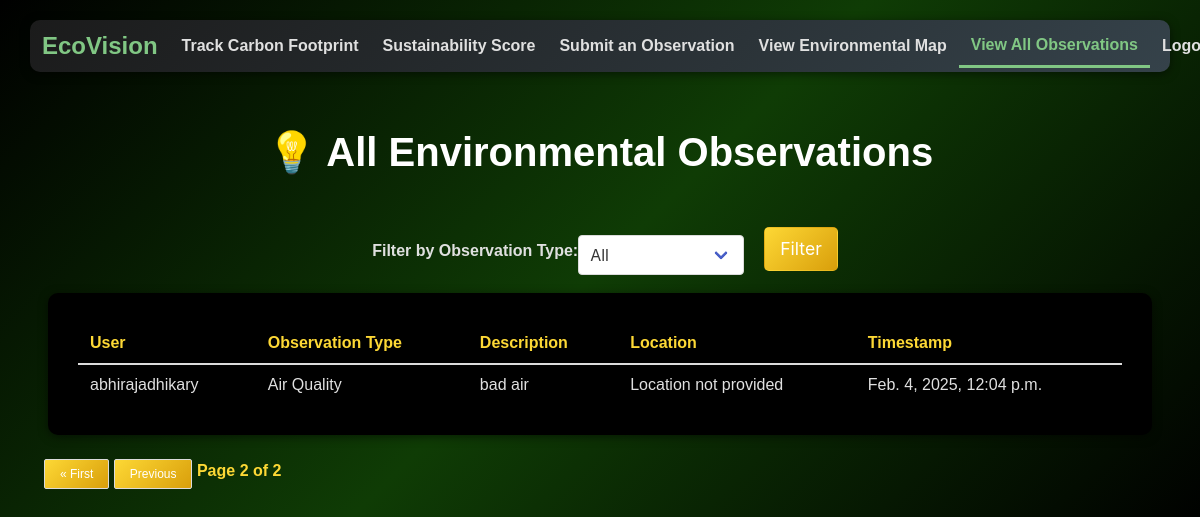
Page /all-observations/?page=2 (signed in) on the committed database.
### climate_tracker/models.py (models this page shows, shortened)
class EnvironmentalObservation(models.Model):
    OBSERVATION_TYPES = [
        ('air_quality', 'Air Quality'),
        ('water_quality', 'Water Quality'),
        ('noise_pollution', 'Noise Pollution'),
        ('other', 'Other'),
    ]
    user = models.ForeignKey(User, on_delete=models.CASCADE)
    observation_type = models.CharField(max_length=50, choices=OBSERVATION_TYPES)
    description = models.TextField(blank=True, null=True)
    location = models.CharField(max_length=255, blank=True, null=True)  # User-provided location
    latitude = models.FloatField(null=True, blank=True)  # Automatically generated
    longitude = models.FloatField(null=True, blank=True)  # Automatically generated
    timestamp = models.DateTimeField(auto_now_add=True)
    photo = models.ImageField(upload_to='observations/', blank=True, null=True)

### climate_tracker/views.py (the view)
# urls.py: path('all-observations/', views.all_observations, name='all_observations'),
@login_required
def all_observations(request):
    observations = EnvironmentalObservation.objects.all().order_by('-timestamp')
    observation_type = request.GET.get('type', None)
    if observation_type:
        observations = observations.filter(observation_type=observation_type)
    paginator = Paginator(observations, 10)
    page_number = request.GET.get('page')
    page_obj = paginator.get_page(page_number)
    return render(request, 'all_observations.html', {'page_obj': page_obj})

### climate_tracker/templates/all_observations.html (shortened to what this page needs)
{% extends "base.html" %}
{% block content %}
<h1 class="title">💡 All Environmental Observations</h1>
<div class="field">
    <label class="label">Filter by Observation Type:</label>
    <div class="control">
        <form method="get">
            <div class="select">
                <select name="type">
                    <option value="">All</option>
                </select>
            </div>
            <button class="button is-primary mt-2" type="submit">Filter</button>
        </form>
    </div>
</div>
<div class="box">
    {% if page_obj %}
        <table class="table is-fullwidth">
            <thead>
                <tr>
                    <th style="color: #fdd835;">User</th>
                    <th style="color: #fdd835;">Observation Type</th>
                    <th style="color: #fdd835;">Description</th>
                    <th style="color: #fdd835;">Location</th>
                    <th style="color: #fdd835;">Timestamp</th>
                </tr>
            </thead>
            <tbody>
                {% for obs in page_obj %}
                    <tr>
                        <td>{{ obs.user.username }}</td>
                        <td>{{ obs.get_observation_type_display }}</td>
                        <td>{{ obs.description|default:"No description provided" }}</td>
                        <td>{{ obs.location|default:"Location not provided" }}</td>
                        <td>{{ obs.timestamp }}</td>
                    </tr>
                {% endfor %}
            </tbody>
        </table>
    {% else %}
        <p>No observations found.</p>
    {% endif %}
</div>
<div class="pagination">
    <span class="step-links">
        {% if page_obj.has_previous %}
            <a href="?page=1{% if request.GET.type %}&type={{ request.GET.type }}{% endif %}" class="button is-small">&laquo; First</a>
            <a href="?page={{ page_obj.previous_page_number }}{% if request.GET.type %}&type={{ request.GET.type }}{% endif %}" class="button is-small">Previous</a>
        {% endif %}
        <span class="current">
            Page {{ page_obj.number }} of {{ page_obj.paginator.num_pages }}
        </span>
    </span>
</div>
{% endblock %}

### climate_tracker/templates/all_observations.html (style rules this page uses)
html, body { margin: 0; padding: 0; }
body { background: linear-gradient(135deg, rgb(0, 0, 0), rgb(15, 60, 5), rgb(0, 0, 0)); color: #e0e0e0; font-family: Arial, sans-serif; }
h1.title { color: #fff; font-size: 2.5em; padding: 30px; text-align: center; font-weight: bold; }
.field { display: flex; justify-content: center; align-items: center; margin-bottom: 20px; }
.control form { display: flex; gap: 10px; align-items: center; }
.label { color: #e0e0e0; font-weight: bold; }
.box { background: black; border-radius: 10px; padding: 30px; box-shadow: 0 2px 10px rgba(0, 0, 0, 0.5); color: #e0e0e0; }
.mt-2 { bottom: 10px; left: 10px; }
.table { background: transparent; color: #e0e0e0; }
.table th { background-color: transparent; color: #ffffff; }
.table td { background-color: transparent; }
.button { background: linear-gradient(135deg, #fdd835,rgb(217, 159, 11)); color:rgb(255, 255, 255); border-radius: 5px; padding: 8px 15px; font-size: 1.1em; transition: transform 0.3s ease, background-color 0.3s ease; }
.pagination .current { color: #fdd835; font-weight: bold; }
select { background-color: transparent; color: #e0e0e0; border: 1px solid #bbb; border-radius: 5px; padding: 5px; }

### rows in the picture
EnvironmentalObservation: user.username "abhirajadhikary", observation_type "Air Quality", description "bad air", location "Location not provided", timestamp "Feb. 4, 2025, 12:04 p.m."

### other values in the picture
{{ page_obj.number }} "2"
{{ page_obj.paginator.num_pages }} "2"
